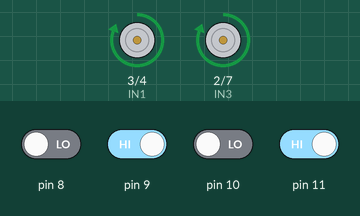
This sketch was run on a simulated Arduino Uno, built with avr-gcc and run on an emulated ATmega328P. On the bench: motor-driver pin pairs drawn as motors (green arrow = first pin HIGH = forward, orange = second pin HIGH = backward, longer = more drive, scaled by the enable pin). The test bench sets the inputs (shaded band); at power-on: pin 9, pin 11 HIGH, pin 8, pin 10 LOW.

Above: at 1.2 s.
1.3 s: pin 9 driven LOW
At 2.5 s:
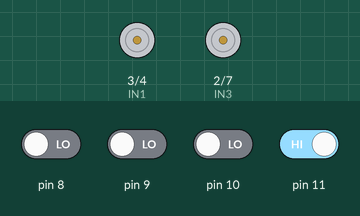
2.8 s: pin 9 driven HIGH
At 3.2 s:
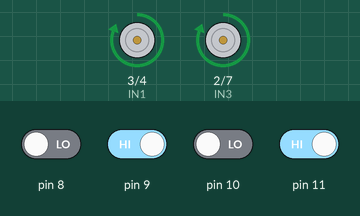
4.3 s: pin 10 driven HIGH
At 5.7 s:
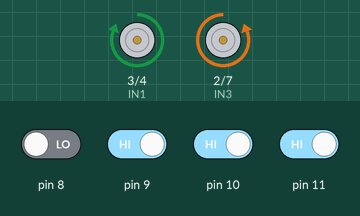
Timing chart, 0 to 4.4 s (numbered marks = the images above; inputs shaded):
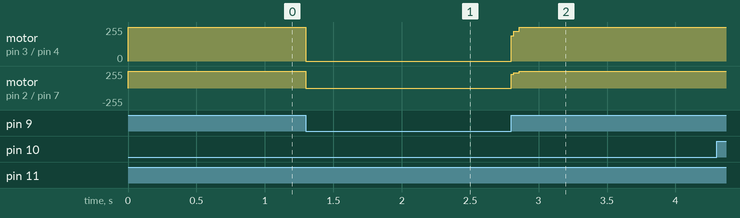

Measured:
- after the input at 1.3 s, motor on pin 3 (IN1) / pin 4 (IN2), motor on pin 2 (IN3) / pin 7 (IN4): forward 255/255 → stopped at once
- after the input at 2.8 s, motor on pin 3 (IN1) / pin 4 (IN2), motor on pin 2 (IN3) / pin 7 (IN4): stopped → forward 255/255 at once

The sketch:

lineTrack.ino
```cpp
//define L298n module IO Pin
int ENA = 5;
int IN1 = 3;
int IN2 = 4;

int ENB = 6;
int IN3 = 2;
int IN4 = 7;

#define MotorA 120
#define MotorB 120

int Sensor1 = 0;
int Sensor4 = 0;
int Sensor2 = 0;
int Sensor3 = 0;

void setup() {

  pinMode(ENA, OUTPUT);
  pinMode(IN1, OUTPUT);
  pinMode(IN2, OUTPUT);

  pinMode(ENB, OUTPUT);
  pinMode(IN3, OUTPUT);
  pinMode(IN4, OUTPUT);

  pinMode(Sensor1, INPUT);
  pinMode(Sensor4, INPUT);
  pinMode(Sensor2, INPUT);
  pinMode(Sensor3, INPUT);
  Serial.begin(9600);
}

void loop() {
  digitalWrite(ENA, HIGH);
  digitalWrite(ENB, HIGH);

  Sensor1 = digitalRead(8);
  Sensor4 = digitalRead(11);
  Sensor2 = digitalRead(9);
  Sensor3 = digitalRead(10);

  if (Sensor2 == LOW && Sensor3 == LOW) //IR is on black line
  {
    //Stop both Motors
    digitalWrite(IN1, LOW);
    digitalWrite(IN2, LOW);
    digitalWrite(IN3, LOW);
    digitalWrite(IN4, LOW);
    analogWrite (ENA, 0);
    analogWrite (ENB, 0);

  }
  else if (Sensor2 == HIGH && Sensor3 == HIGH) //IR not on black line
  {
    //Move both the Motors
    digitalWrite(IN1, HIGH);
    digitalWrite(IN2, LOW);
    digitalWrite(IN3, LOW);
    digitalWrite(IN4, HIGH);
    analogWrite (ENA, MotorA);
    analogWrite (ENB, MotorB);

  }

  else if (Sensor2 == HIGH && Sensor3 == LOW)
  {
    digitalWrite(IN1, HIGH);
    digitalWrite(IN2, LOW);
    digitalWrite(IN3, HIGH);
    digitalWrite(IN4, LOW);
    analogWrite (ENA, 255);
    analogWrite (ENB, 255);

  }

  else if (Sensor3 == HIGH && Sensor4 == LOW)
  {
    digitalWrite(IN1, LOW);
    digitalWrite(IN2, HIGH);
    digitalWrite(IN3, LOW);
    digitalWrite(IN4, HIGH);
    analogWrite (ENA, 255);
    analogWrite (ENB, 255);

  }

  else
  {
    //Stop both the motors
    digitalWrite(IN1, LOW);
    digitalWrite(IN2, LOW);
    digitalWrite(IN3, LOW);
    digitalWrite(IN4, LOW);
    analogWrite (ENA, 0);
    analogWrite (ENB, 0);

  }
}
```
